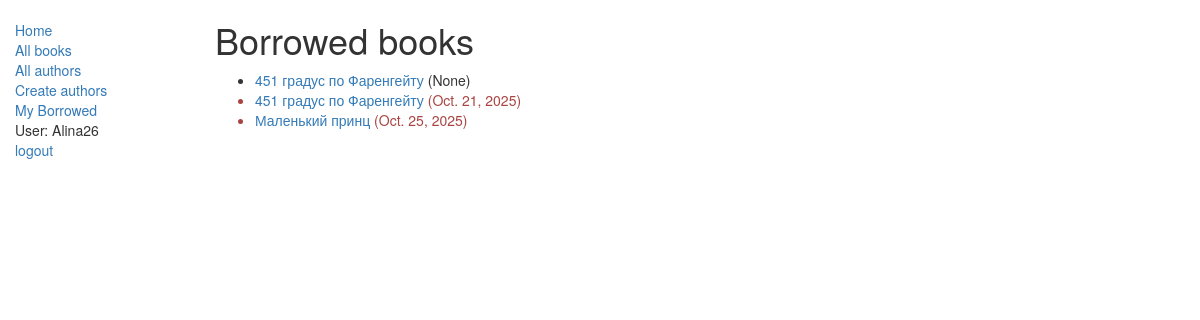
The app's page /catalog/mybooks/ (signed in) with its own data.
### catalog/models.py (models this page shows, shortened)
class BookInstance(models.Model):
    objects = None
    borrower = models.ForeignKey(User, on_delete=models.SET_NULL, null=True, blank=True)
    class Meta:
        permissions = (("can_mark_returned", "Set book as returned"),)
    @property
    def is_overdue(self):
        if self.due_back and date.today() > self.due_back:
            return True
        return False
    """
    Model representing a specific copy of a book (i.e. that can be borrowed from the library).
    """
    id = models.UUIDField(primary_key=True, default=uuid.uuid4, help_text="Unique ID for this particular book across whole library")
    book = models.ForeignKey('Book', on_delete=models.SET_NULL, null=True)
    imprint = models.CharField(max_length=200)
    due_back = models.DateField(null=True, blank=True)
    LOAN_STATUS = (
        ('m', 'Maintenance'),
        ('o', 'On loan'),
        ('a', 'Available'),
        ('r', 'Reserved'),
    )
    status = models.CharField(max_length=1, choices=LOAN_STATUS, blank=True, default='m', help_text='Book availability')
    class Meta:
        ordering = ["due_back"]

class Book(models.Model):
    title = models.CharField(max_length=200)
    author = models.ForeignKey('Author', on_delete=models.SET_NULL, null=True)
    summary = models.TextField(max_length=1000, help_text='Enter a brief description of the book')
    isbn = models.CharField('ISBN', max_length=13,
                            help_text='13 Character <a href="https://www.isbn-international.org/content/what-isbn">ISBN number</a>')
    genre = models.ManyToManyField('Genre', help_text='Select a genre for this book')
    language = models.ForeignKey('Language', on_delete=models.SET_NULL, null=True)

### catalog/views.py (the view)
class LoanedBooksByUserListView(LoginRequiredMixin,generic.ListView):
    model = BookInstance
    template_name ='catalog/bookinstance_list_borrowed_user.html'
    paginate_by = 10
    def get_queryset(self):
        return BookInstance.objects.filter(borrower=self.request.user).filter(status__exact='o').order_by('due_back')

### catalog/templates/catalog/bookinstance_list_borrowed_user.html
{% extends "base_generic.html" %}
{% block content %}
    <h1>Borrowed books</h1>
    {% if bookinstance_list %}
    <ul>
      {% for bookinst in bookinstance_list %}
      <li class="{% if bookinst.is_overdue %}text-danger{% endif %}">
        <a href="{% url 'book-detail' bookinst.book.pk %}">{{bookinst.book.title}}</a> ({{ bookinst.due_back }})
      </li>
      {% endfor %}
    </ul>
    {% else %}
      <p>There are no books borrowed.</p>
    {% endif %}
{% endblock %}

### catalog/templates/base_generic.html (shortened to what this page needs)
<!DOCTYPE html>
<html lang="en">
<head>
    <link rel="stylesheet" href="https://maxcdn.bootstrapcdn.com/bootstrap/3.3.7/css/bootstrap.min.css"/>
    {% load static %}
    <link rel="stylesheet" href="{% static 'css/styles.css' %}"/>
</head>
<body>
<div class="container-fluid">
    <div class="row">
        <div class="col-sm-2">
            {% block sidebar %}
                <ul class="sidebar-nav">
                    <li><a href="{% url 'index' %}">Home</a></li>
                    <li><a href="{% url 'books' %}">All books</a></li>
                    <li><a href="{% url 'authors' %}">All authors</a></li>
                    <li><a href="{% url 'author-create' %}">Create authors</a></li>
                    {% if user.is_authenticated %}
                        <li><a href="{% url 'my-borrowed' %}">My Borrowed</a></li>
                        <li>User: {{ user.get_username }}</li>
                        <form method="post" action="{% url 'logout' %}">
                            <button type="submit" class="link-button">logout</button>
                        </form>
                    {% else %}
                        <li><a href="{% url 'login' %}?next={{ request.path }}">Login</a></li>
                    {% endif %}
                </ul>
            {% endblock %}
        </div>
        <div class="col-sm-10">
            {% block content %}{% endblock %}
        </div>
    </div>
</div>
</body>
</html>

### catalog/static/css/styles.css (style rules this page uses)
.sidebar-nav { margin-top: 20px; padding: 0; list-style: none; }

### catalog/templates/base_generic.html (style rules this page uses)
.link-button { background: none; border: none; color: #337AB7; text-decoration: none; cursor: pointer; padding: 0; font: inherit; }

### records on screen
BookInstance: book "451 градус по Фаренгейту", due_back "None"
BookInstance: book "451 градус по Фаренгейту", due_back "Oct. 21, 2025"
BookInstance: book "Маленький принц", due_back "Oct. 25, 2025"

### other values on screen
{{ user.get_username }} "Alina26"
